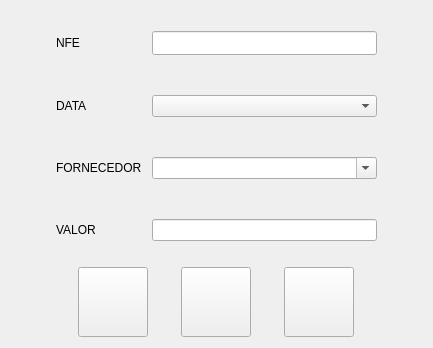
      <widget class="QWidget" name="pg_register">
       <layout class="QGridLayout" name="gridLayout_2">
        <item row="1" column="4">
         <layout class="QHBoxLayout" name="horizontalLayout_2">
          <property name="spacing">
           <number>6</number>
          </property>
          <property name="sizeConstraint">
           <enum>QLayout::SetFixedSize</enum>
          </property>
          <item>
           <widget class="QPushButton" name="bt_save">
            <property name="sizePolicy">
             <sizepolicy hsizetype="Fixed" vsizetype="Fixed">
              <horstretch>0</horstretch>
              <verstretch>0</verstretch>
             </sizepolicy>
            </property>
            <property name="minimumSize">
             <size>
              <width>70</width>
              <height>70</height>
             </size>
            </property>
            <property name="cursor">
             <cursorShape>PointingHandCursor</cursorShape>
            </property>
            <property name="toolTip">
             <string>SALVAR</string>
            </property>
            <property name="accessibleDescription">
             <string/>
            </property>
            <property name="layoutDirection">
             <enum>Qt::LeftToRight</enum>
            </property>
            <property name="text">
             <string/>
            </property>
            <property name="icon">
             <iconset resource="resource.qrc">
              <normaloff>:/icons/assets/save-48.png</normaloff>:/icons/assets/save-48.png</iconset>
            </property>
            <property name="iconSize">
             <size>
              <width>48</width>
              <height>48</height>
             </size>
            </property>
           </widget>
          </item>
          <item>
           <widget class="QPushButton" name="bt_clear">
            <property name="sizePolicy">
             <sizepolicy hsizetype="Fixed" vsizetype="Fixed">
              <horstretch>0</horstretch>
              <verstretch>0</verstretch>
             </sizepolicy>
            </property>
            <property name="minimumSize">
             <size>
              <width>70</width>
              <height>70</height>
             </size>
            </property>
            <property name="cursor">
             <cursorShape>PointingHandCursor</cursorShape>
            </property>
            <property name="toolTip">
             <string>LIMPAR</string>
            </property>
            <property name="text">
             <string/>
            </property>
            <property name="icon">
             <iconset resource="resource.qrc">
              <normaloff>:/icons/assets/erase-48.png</normaloff>:/icons/assets/erase-48.png</iconset>
            </property>
            <property name="iconSize">
             <size>
              <width>48</width>
              <height>48</height>
             </size>
            </property>
            <property name="shortcut">
             <string/>
            </property>
           </widget>
          </item>
          <item>
           <widget class="QPushButton" name="bt_delete">
            <property name="sizePolicy">
             <sizepolicy hsizetype="Fixed" vsizetype="Fixed">
              <horstretch>0</horstretch>
              <verstretch>0</verstretch>
             </sizepolicy>
            </property>
            <property name="minimumSize">
             <size>
              <width>70</width>
              <height>70</height>
             </size>
            </property>
            <property name="cursor">
             <cursorShape>PointingHandCursor</cursorShape>
            </property>
            <property name="toolTip">
             <string>DELETAR</string>
            </property>
            <property name="text">
             <string/>
            </property>
            <property name="icon">
             <iconset resource="resource.qrc">
              <normaloff>:/icons/assets/delete-48.png</normaloff>:/icons/assets/delete-48.png</iconset>
            </property>
            <property name="iconSize">
             <size>
              <width>48</width>
              <height>48</height>
             </size>
            </property>
           </widget>
          </item>
         </layout>
        </item>
        <item row="0" column="1" rowspan="2">
         <spacer name="horizontalSpacer">
          <property name="orientation">
           <enum>Qt::Horizontal</enum>
          </property>
          <property name="sizeType">
           <enum>QSizePolicy::Expanding</enum>
          </property>
          <property name="sizeHint" stdset="0">
           <size>
            <width>40</width>
            <height>20</height>
           </size>
          </property>
         </spacer>
        </item>
        <item row="0" column="5" rowspan="2">
         <spacer name="horizontalSpacer_2">
          <property name="orientation">
           <enum>Qt::Horizontal</enum>
          </property>
          <property name="sizeHint" stdset="0">
           <size>
            <width>40</width>
            <height>20</height>
           </size>
          </property>
         </spacer>
        </item>
        <item row="0" column="4">
         <layout class="QGridLayout" name="gridLayout_3">
          <property name="sizeConstraint">
           <enum>QLayout::SetDefaultConstraint</enum>
          </property>
          <property name="leftMargin">
           <number>5</number>
          </property>
          <property name="topMargin">
           <number>20</number>
          </property>
          <property name="rightMargin">
           <number>5</number>
          </property>
          <property name="bottomMargin">
           <number>20</number>
          </property>
          <property name="horizontalSpacing">
           <number>10</number>
          </property>
          <property name="verticalSpacing">
           <number>40</number>
          </property>
          <item row="0" column="2">
           <widget class="QLineEdit" name="txt_nfe">
            <property name="sizePolicy">
             <sizepolicy hsizetype="Expanding" vsizetype="Fixed">
              <horstretch>0</horstretch>
              <verstretch>0</verstretch>
             </sizepolicy>
            </property>
            <property name="minimumSize">
             <size>
              <width>225</width>
              <height>24</height>
             </size>
            </property>
            <property name="alignment">
             <set>Qt::AlignCenter</set>
            </property>
            <property name="clearButtonEnabled">
             <bool>false</bool>
            </property>
           </widget>
          </item>
          <item row="0" column="1">
           <widget class="QLabel" name="label">
            <property name="text">
             <string>NFE</string>
            </property>
            <property name="buddy">
             <cstring>txt_nfe</cstring>
            </property>
           </widget>
          </item>
          <item row="5" column="2">
           <widget class="CustomLineEdit" name="txt_value">
            <property name="alignment">
             <set>Qt::AlignCenter</set>
            </property>
            <property name="clearButtonEnabled">
             <bool>false</bool>
            </property>
           </widget>
          </item>
          <item row="4" column="1">
           <widget class="QLabel" name="label_5">
            <property name="text">
             <string>FORNECEDOR</string>
            </property>
            <property name="buddy">
             <cstring>cb_supplier</cstring>
            </property>
           </widget>
          </item>
          <item row="4" column="2">
           <widget class="QComboBox" name="cb_supplier">
            <property name="editable">
             <bool>true</bool>
            </property>
            <property name="frame">
             <bool>true</bool>
            </property>
           </widget>
          </item>
          <item row="2" column="1">
           <widget class="QLabel" name="label_2">
            <property name="text">
             <string>DATA</string>
            </property>
           </widget>
          </item>
          <item row="5" column="1">
           <widget class="QLabel" name="label_3">
            <property name="text">
             <string>VALOR</string>
            </property>
            <property name="buddy">
             <cstring>txt_value</cstring>
            </property>
           </widget>
          </item>
          <item row="2" column="2">
           <widget class="CustomComboBox" name="cb_date"/>
          </item>
         </layout>
        </item>
       </layout>
      </widget>
